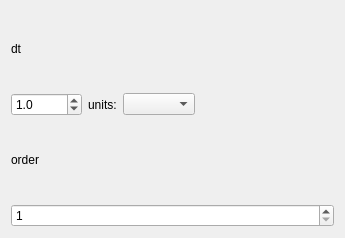
<?xml version="1.0" encoding="UTF-8"?>
<ui version="4.0">
 <class>Form</class>
 <widget class="QWidget" name="Form">
  <property name="geometry">
   <rect>
    <x>0</x>
    <y>0</y>
    <width>345</width>
    <height>238</height>
   </rect>
  </property>
  <property name="windowTitle">
   <string>Form</string>
  </property>
  <layout class="QVBoxLayout" name="verticalLayout">
   <item>
    <widget class="QLabel" name="label">
     <property name="text">
      <string>dt</string>
     </property>
    </widget>
   </item>
   <item>
    <layout class="QHBoxLayout" name="horizontalLayout">
     <item>
      <widget class="QDoubleSpinBox" name="doubleSpinBoxDt">
       <property name="decimals">
        <number>1</number>
       </property>
       <property name="minimum">
        <double>0.100000000000000</double>
       </property>
       <property name="maximum">
        <double>10000.000000000000000</double>
       </property>
       <property name="value">
        <double>1.000000000000000</double>
       </property>
      </widget>
     </item>
     <item>
      <widget class="QLabel" name="label_3">
       <property name="text">
        <string>units:</string>
       </property>
      </widget>
     </item>
     <item>
      <widget class="QComboBox" name="comboBoxUnits"/>
     </item>
     <item>
      <spacer name="horizontalSpacer">
       <property name="orientation">
        <enum>Qt::Horizontal</enum>
       </property>
       <property name="sizeHint" stdset="0">
        <size>
         <width>40</width>
         <height>20</height>
        </size>
       </property>
      </spacer>
     </item>
    </layout>
   </item>
   <item>
    <widget class="QLabel" name="label_2">
     <property name="text">
      <string>order</string>
     </property>
    </widget>
   </item>
   <item>
    <widget class="QSpinBox" name="spinBoxOrder">
     <property name="minimum">
      <number>1</number>
     </property>
    </widget>
   </item>
  </layout>
 </widget>
 <resources/>
 <connections/>
</ui>
